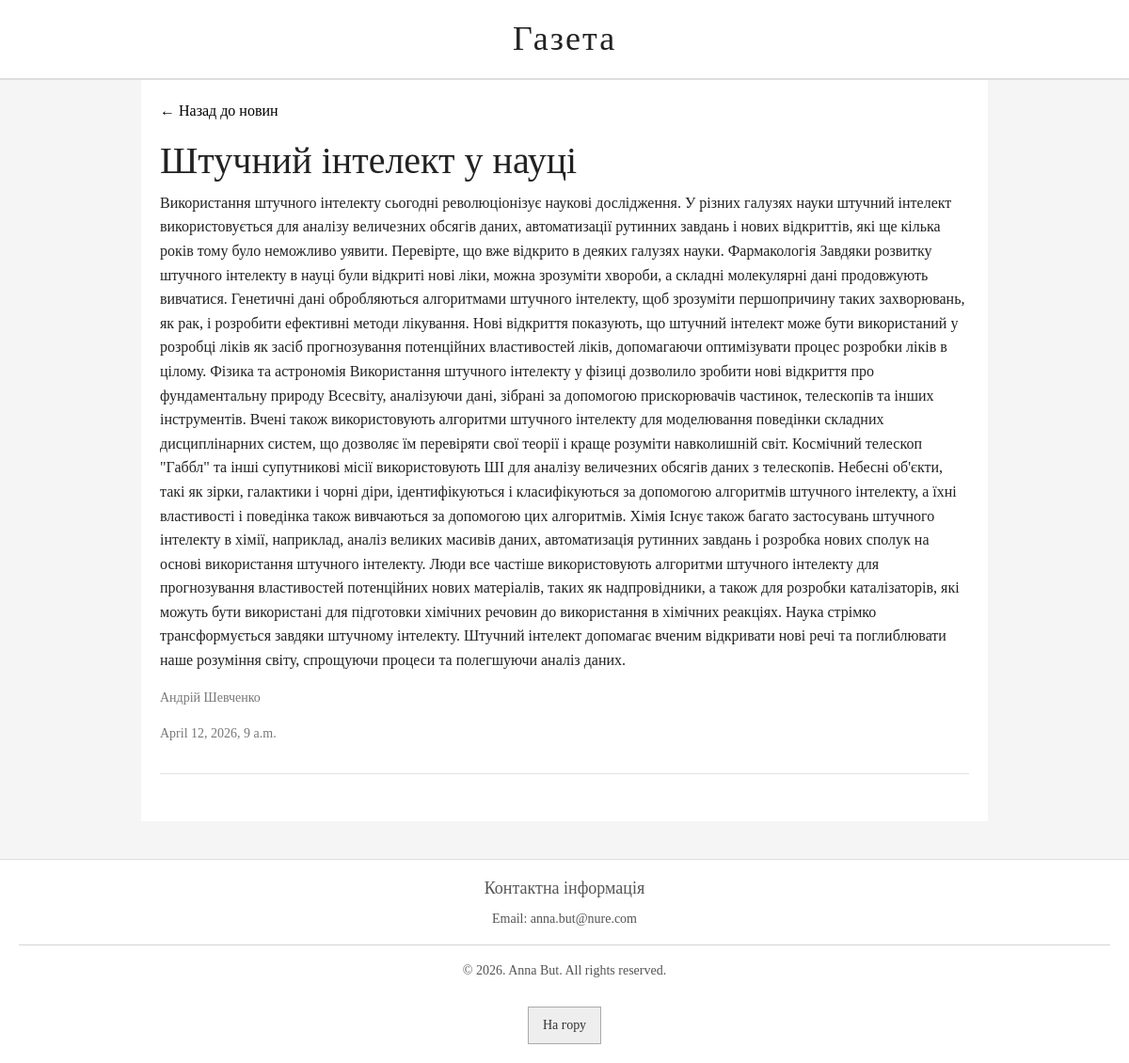
Page /4/ on the committed database.
### news/models.py (models this page shows, shortened)
class Article(models.Model):
    title = models.CharField('Назва', max_length=250)
    text = models.TextField('Текст статті')
    date = models.DateTimeField('Дата публікації')
    author = models.TextField('Автор статті', default="Admin")

### news/views.py (the view)
# urls.py: path('<int:id>/', views.article_detail, name='article_detail'),
def article_detail(request, id):
    article = get_object_or_404(Article, id=id)
    return render(request, 'news/article.html', {'article': article})

### news/templates/news/article.html (shortened to what this page needs)
{% extends 'news/layout.html' %}
{% block content %}
    <p class="back-link"><a href="{% url 'article_list' %}">← Назад до новин</a></p>
    <article class="item">
        <h1>{{ article.title }}</h1>
        <p>{{ article.text }}</p>
        <div class="article-meta">
            <p class="author">{{ article.author }}</p>
            <p class="date">{{ article.date }}</p>
        </div>
    </article>
{% endblock %}

### news/static/news/css/main.css (style rules this page uses)
body { font-family: "Times New Roman", Georgia, serif; background-color: #f5f5f5; color: #222; margin: 0; padding: 0; line-height: 1.6; }
.item { margin-bottom: 30px; padding-bottom: 15px; border-bottom: 1px solid #e0e0e0; }
.author, .date { font-size: 14px; color: #777; }
.back-link a { text-decoration: none; color: black; }

### rows in the picture
Article: title "Штучний інтелект у науці", text "Використання штучного інтелекту сьогодні революціонізує наукові дослідження. У різних галузях науки штучний інтелект використовується для аналізу величезних обсягів даних, автоматизації рутинних завдань і нових відкриттів, які ще кілька років тому було неможливо уявити. Перевірте, що вже відкрито в деяких галузях науки. Фармакологія Завдяки розвитку штучного інтелекту в науці були відкриті нові ліки, можна зрозуміти хвороби, а складні молекулярні дані продовжують вивчатися. Генетичні дані обробляються алгоритмами штучного інтелекту, щоб зрозуміти першопричину таких захворювань, як рак, і розробити ефективні методи лікування. Нові відкриття показують, що штучний інтелект може бути…", author "Андрій Шевченко", date "April 12, 2026, 9 a.m."
